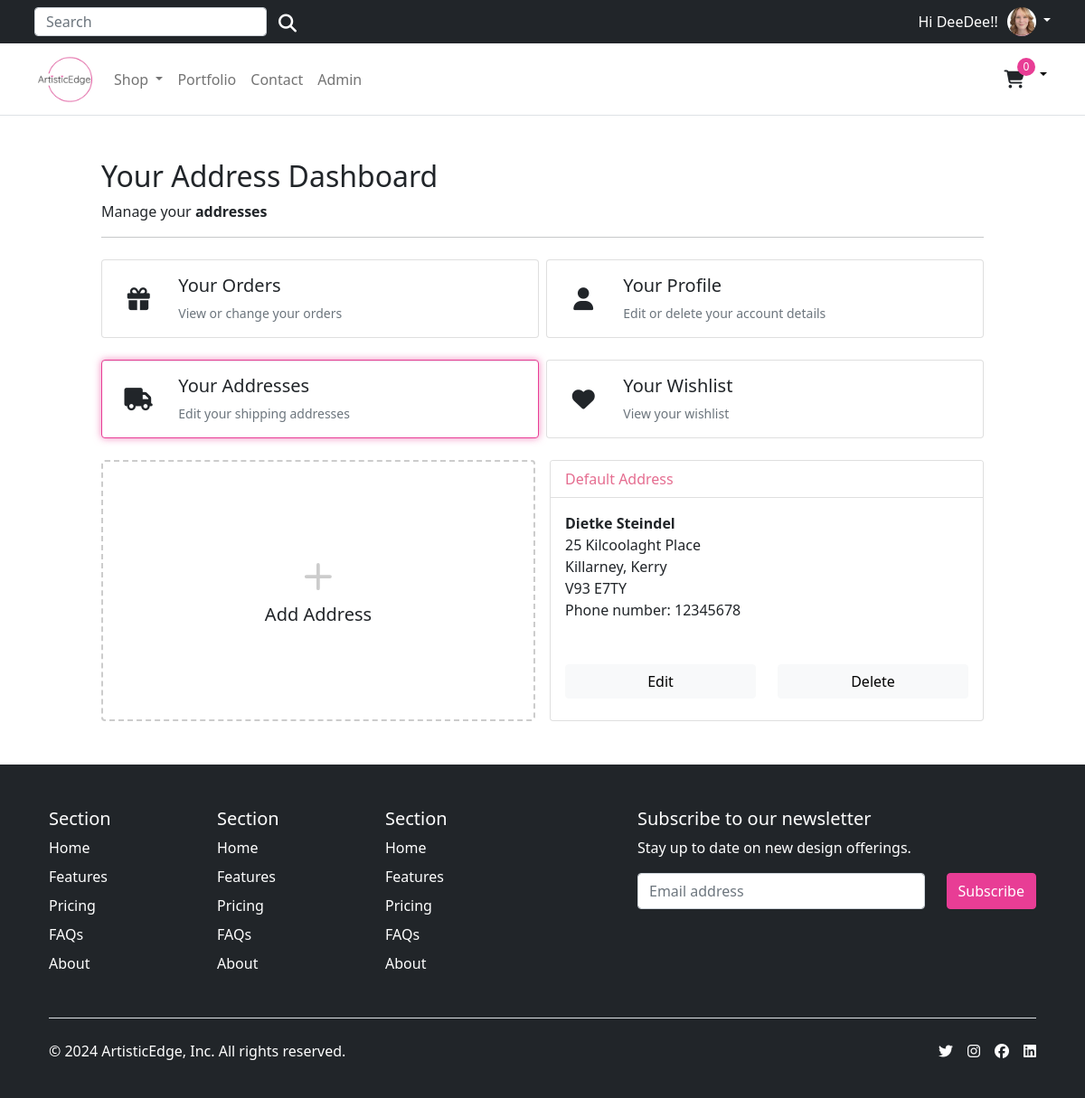
/account/addresses/ (signed in), run on the app's committed database.
### account/models.py (models this page shows, shortened)
class Customer(AbstractBaseUser, PermissionsMixin):
    email = models.EmailField(_('email address'), unique=True)
    name = models.CharField(max_length=150)
    mobile = models.CharField(max_length=20, blank=True)
    profile_image = models.ImageField(_('profile image'), upload_to='profile_images/', null=True, blank=True)
    is_active = models.BooleanField(default=False)
    is_staff = models.BooleanField(default=False)
    created = models.DateTimeField(auto_now_add=True)
    updated = models.DateTimeField(auto_now=True)
    objects = CustomAccountManager()
    USERNAME_FIELD = 'email'
    REQUIRED_FIELDS = ['name']
    class Meta:
        verbose_name = "Accounts"
        verbose_name_plural = "Accounts"

class Address(models.Model):
    id = models.UUIDField(primary_key=True, default=uuid.uuid4, editable=False)
    customer = models.ForeignKey(Customer, verbose_name=_("Customer"), on_delete=models.CASCADE)
    full_name = models.CharField(_("Full Name"), max_length=150)
    phone = models.CharField(_("Phone Number"), max_length=50)
    address_line = models.CharField(_("Address Line 1"), max_length=255)
    address_line2 = models.CharField(_("Address Line 2"), max_length=255)
    town_city = models.CharField(_("City, State"), max_length=150)
    country = models.CharField(_("Country"), max_length=200, null=True, blank=True, choices=[('', 'Select Country')] + list(CountryField().choices))
    postcode = models.CharField(_("Postcode"), max_length=50)
    created_at = models.DateTimeField(_("Created at"), auto_now_add=True)
    updated_at = models.DateTimeField(_("Updated at"), auto_now=True)
    default = models.BooleanField(_("Default"), default=False)
    class Meta:
        verbose_name = "Address"
        verbose_name_plural = "Addresses"

### account/views.py (the view)
# urls.py: path("addresses/", views.view_address, name="addresses"),
@login_required
def view_address(request):
    addresses = Address.objects.filter(customer=request.user)
    return render(request, "account/user/addresses.html", {"addresses": addresses})

### templates/account/user/addresses.html (shortened to what this page needs)
{% extends "../../base.html" %}
{% load static %}
{% block content %}
<div class="container" style="max-width: 1000px">
    <div class="col-12">
      <h1 class="h2">Your Address Dashboard</h1>
    </div>
    <div class="col-12 d-flex justify-content-between">
        <div>Manage your <b>addresses</b></div>
    </div>
    <hr />
    <div class="row row-cols-1 row-cols-sm-2 row-cols-md-2 g-2 pt-2">
      <div class="col">
        <a href="{% url "account:dashboard" %}" class="text-reset text-decoration-none" role="button" style="max-width: 540px;">
        <div id="ordersCard" class="card mb-3">
          <div class="row g-0">
            <div class="col-2 position-relative">
                <i class="fa-solid fa-gift position-absolute top-50 start-50 translate-middle" style="font-size: 25px;"></i>
            </div>
            <div class="col-10">
              <div class="card-body ps-0 ps-md-1">
                <h1 class="h5">Your Orders</h1>
                <p class="card-text small text-muted">View or change your orders</p>
              </div>
            </div>
          </div>
        </div>
        </a>
      </div>
      <div class="col">
        <a href="{% url "account:edit_details" %}" class="text-reset text-decoration-none" role="button" style="max-width: 540px;">
        <div id="profileCard" class="card mb-3">
          <div class="row g-0">
            <div class="col-2 position-relative">
                <i class="fa-solid fa-user position-absolute top-50 start-50 translate-middle" style="font-size: 25px;"></i>
            </div>
            <div class="col-10">
              <div class="card-body ps-0 ps-md-1">
                <h1 class="h5">Your Profile</h1>
                <p class="card-text small text-muted">Edit or delete your account details</p>
              </div>
            </div>
          </div>
        </div>
        </a>
      </div>
      <div class="col">
        <a href="{% url "account:addresses" %}" class="text-reset text-decoration-none" role="button" style="max-width: 540px;">
        <div id="addressesCard" class="card mb-3">
          <div class="row g-0">
            <div class="col-2 position-relative">
                <i class="fa-solid fa-truck position-absolute top-50 start-50 translate-middle" style="font-size: 25px;"></i>
            </div>
            <div class="col-10">
              <div class="card-body ps-0 ps-md-1">
                <h1 class="h5">Your Addresses</h1>
                <p class="card-text small text-muted">Edit your shipping addresses</p>
              </div>
            </div>
          </div>
        </div>
        </a>
    </div>
    <div class="col">
        <a href="{% url "account:wishlist" %}" class="text-reset text-decoration-none" role="button" style="max-width: 540px;">
        <div id="wishlistCard" class="card mb-3">
          <div class="row g-0">
            <div class="col-2 position-relative">
              <i class="fa-solid fa-heart position-absolute top-50 start-50 translate-middle" style="font-size: 25px;"></i>
            </div>
            <div class="col-10">
              <div class="card-body ps-0 ps-md-1">
                <h1 class="h5">Your Wishlist</h1>
                <p class="card-text small text-muted">View your wishlist</p>
              </div>
            </div>
          </div>
        </div>
        </a>
      </div>
</div>
<div class="container px-0 pt-2">
    <div class="row row-cols-1 row-cols-md-2 g-3">
        <div class="col">
        <a href="{% url "account:add_address" %}" class="text-reset text-decoration-none" role="button"
            style="max-width: 540px;">
            <div class="card mb-3 h-100 btn" style="border: dashed 2px #ccc;">
            <div class="row g-0 h-100">
                <div class="col-12" style="min-height:100px">
                <div class="card-body text-center position-absolute top-50 start-50 translate-middle">
                    <svg style="color:#ccc;" xmlns="http://www.w3.org/2000/svg" width="60" height="60" fill="currentColor"
                    class="bi bi-plus" viewBox="0 0 16 16">
                    <path
                        d="M8 4a.5.5 0 0 1 .5.5v3h3a.5.5 0 0 1 0 1h-3v3a.5.5 0 0 1-1 0v-3h-3a.5.5 0 0 1 0-1h3v-3A.5.5 0 0 1 8 4z" />
                    </svg>
                    <h1 class="h5">Add Address</h1>
                </div>
                </div>
            </div>
            </div>
        </a>
        </div>
        {% for address in addresses %}
        <div class="col">
        <div class="card">
            <div class="card-header bg-white text-pink">
            {% if address.default %}
              Default Address
            {% endif %}
            </div>
            <div class="card-body p-3">
              <p class="card-text m-0 fw-bold">{{address.full_name}}</p>
              <p class="card-text m-0">{{address.address_line}}</p>
              <p class="card-text m-0">{{address.town_city}}</p>
              <p class="card-text m-0">{{address.postcode}}</p>
              <p class="card-text m-0">Phone number: {{address.phone}}</p>
              <div class="pt-5 row">
                <div class="col-12 col-md-6 mb-2">
                  <a href="{% url 'account:edit_address' address.id %}" class="col-12 btn btn-light">Edit</a>
                </div>
                <div class="col-12 col-md-6 mb-2">
                  <a href="{% url 'account:delete_address' address.id %}" class="col-12 btn btn-light">Delete</a>
                </div>
              </div>
            </div>
        </div>
        </div>
        {% endfor %}
    </div>
</div>
{% endblock %}

### templates/base.html (shortened to what this page needs)
{% load static %}
<!DOCTYPE html>
<html lang="en">
<head>
  {% block corecss %}
    <link href="https://cdn.jsdelivr.net/npm/bootstrap@5.0.0-beta1/dist/css/bootstrap.min.css" rel="stylesheet">
    <link rel="stylesheet" href="https://code.jquery.com/ui/1.13.1/themes/base/jquery-ui.css">
    <link rel="stylesheet" href="{% static 'css/style.css' %}">
  {% endblock%}
</head>
<body>
    <div class="top-banner-container bg-dark">
      <div class="top-banner container bg-dark">
        <div class="d-flex align-items-left flex-grow-1">
          <form class="d-md-flex d-none search-form" method="GET" action="{% url 'store:all_products' %}">
            <input class="form-control top-search-bar" type="search" name="q" placeholder="Search" aria-label="Search">
            <button class="btn search-button" type="submit"><i class="fas fa-search text-white" aria-hidden="true"></i></button>
          </form>
        </div>
        {% if request.user.is_authenticated %}
          <span class="greeting-text">
            Hi {{ request.user.name }}!
          </span>
          <div class="dropdown text-end">
            <a href="#" class="d-block link-body-emphasis text-decoration-none dropdown-toggle" data-bs-toggle="dropdown" aria-expanded="false">
              {% if request.user.profile_image %}
                <img src="{{ request.user.profile_image.url }}" alt="{{ request.user.name }}" width="32" height="32" class="rounded-circle">
              {% else %}
                {% comment %} Default profile image if user has not uploaded one {% endcomment %}
                <img src="{% static 'images/default_profile.png' %}" alt="Default Profile Image" width="32" height="32" class="rounded-circle">
              {% endif %}
            </a>
          </div>
        {% else %}
          <a href="{% url 'account:login' %}">Sign in</a>&nbsp;<span class="text-muted"> or</span>&nbsp;<a href="{% url 'account:register' %}">Register</a>
        {% endif %}
      </div>
    </div>
    <header>
      <nav class="navbar navbar-expand-md navbar-light bg-white border-bottom">
        <div class="container">
          <div class="d-flex w-100 navbar-collapse">
            <a class="navbar-brand d-none d-md-block" href="/">
              <img src="{% static 'images/logo.png' %}" height="60">
            </a>
            <ul class="navbar-nav me-auto mb-2 mb-md-0">
              <li class="nav-item dropdown">
                <a class="nav-link dropdown-toggle d-none d-md-block fw500" href="#" id="navbarDropdown" role="button"
                  data-bs-toggle="dropdown" aria-expanded="false">
                  Shop
                </a>
              </li>
              <li class="nav-item">
                <a class="nav-link d-none d-md-block fw500" href="{% url 'store:portfolio' %}" aria-expanded="false">
                  Portfolio
                </a>
              </li>
              <li class="nav-item">
                <a class="nav-link d-none d-md-block fw500" href="{% url 'store:all_products' %}#contact-form-section" aria-expanded="false">
                  Contact
                </a>
              </li>
              {% if request.user.is_authenticated and request.user.is_staff %}
              <li class="nav-item">
                <a class="nav-link d-none d-md-block fw500" href="{% url 'admin:index' %}" target="_blank">Admin</a>
              </li>
              {% endif %}
            </ul>
            <div class="dropdown text-end d-flex align-center">
                <a type="button" role="button" href="{% url 'store_basket:basket_summary' %}" class="btn store-basket">
                  {% with total_qty=basket|length %}
                      <div id="basket-qty" class="d-inline-flex">
                          {% if total_qty > 0 %}
                              {{ total_qty }}
                          {% else %}
                              0
                          {% endif %}
                      </div>
                  {% endwith %}
                  <i class="fa-solid fa-cart-shopping" aria-hidden="true"></i>
                </a>
                <a href="#" class="d-block link-body-emphasis text-decoration-none dropdown-toggle basket-toggle" data-bs-toggle="dropdown" aria-expanded="false">
                </a>
                </div>
          </div>
        </div>
      </nav>
    </header>
  <main class="main">
    <div class="py-5">
      {% block content %}
      {% endblock %}
    </div>
  </main>
  <footer class="footer bg-dark">
    <div class="container px-4">
        <footer class="pt-5 bg-dark">
          <div class="row">
            <div class="col-6 col-md-2 mb-3">
              <h5>Section</h5>
              <ul class="nav flex-column">
                <li class="nav-item mb-2"><a href="#" class="nav-link p-0 text-body-secondary">Home</a></li>
                <li class="nav-item mb-2"><a href="#" class="nav-link p-0 text-body-secondary">Features</a></li>
                <li class="nav-item mb-2"><a href="#" class="nav-link p-0 text-body-secondary">Pricing</a></li>
                <li class="nav-item mb-2"><a href="#" class="nav-link p-0 text-body-secondary">FAQs</a></li>
                <li class="nav-item mb-2"><a href="#" class="nav-link p-0 text-body-secondary">About</a></li>
              </ul>
            </div>
            <div class="col-6 col-md-2 mb-3">
              <h5>Section</h5>
              <ul class="nav flex-column">
                <li class="nav-item mb-2"><a href="#" class="nav-link p-0 text-body-secondary">Home</a></li>
                <li class="nav-item mb-2"><a href="#" class="nav-link p-0 text-body-secondary">Features</a></li>
                <li class="nav-item mb-2"><a href="#" class="nav-link p-0 text-body-secondary">Pricing</a></li>
                <li class="nav-item mb-2"><a href="#" class="nav-link p-0 text-body-secondary">FAQs</a></li>
                <li class="nav-item mb-2"><a href="#" class="nav-link p-0 text-body-secondary">About</a></li>
              </ul>
            </div>
            <div class="col-6 col-md-2 mb-3">
              <h5>Section</h5>
              <ul class="nav flex-column">
                <li class="nav-item mb-2"><a href="#" class="nav-link p-0 text-body-secondary">Home</a></li>
                <li class="nav-item mb-2"><a href="#" class="nav-link p-0 text-body-secondary">Features</a></li>
                <li class="nav-item mb-2"><a href="#" class="nav-link p-0 text-body-secondary">Pricing</a></li>
                <li class="nav-item mb-2"><a href="#" class="nav-link p-0 text-body-secondary">FAQs</a></li>
                <li class="nav-item mb-2"><a href="#" class="nav-link p-0 text-body-secondary">About</a></li>
              </ul>
            </div>
            <div class="col-md-5 offset-md-1 mb-3">
              <form action="https://gmail.us18.list-manage.com/subscribe/post?u=3b79d343ff245a0fae0275448&amp;id=bf5cc9409a&amp;f_id=0070c6e0f0" method="post" id="mc-embedded-subscribe-form">
                <h5>Subscribe to our newsletter</h5>
                <p>Stay up to date on new design offerings.</p>
                <div class="d-flex flex-column flex-sm-row w-100 gap-2">
                  <input id="mce-EMAIL" type="email" name="EMAIL" style="height: 2.5rem;"class="form-control required email" placeholder="Email address" required="" value="">
                  <div class="optionalParent">
                    <div class="clear foot">
                      <input class="button btn btn-primary" type="submit"  name="subscribe" id="mc-embedded-subscribe" value="Subscribe" style="height: 2.5rem">
                    </div>
                  </div>
                </div>
              </form>
            </div>
          </div>
          <div class="d-flex flex-column flex-sm-row justify-content-between pt-4 my-4 border-top">
            <p>© 2024 ArtisticEdge, Inc. All rights reserved.</p>
            <ul class="list-unstyled d-flex">
              <li class="ms-3"><a class="link-body-emphasis" href="#"><i class="fa-brands fa-twitter"></i></a></li>
              <li class="ms-3"><a class="link-body-emphasis" href="#"><i class="fa-brands fa-instagram"></i></a></li>
              <li class="ms-3"><a class="link-body-emphasis" href="#"><i class="fa-brands fa-facebook"></i></a></li>
              <li class="ms-3"><a class="link-body-emphasis" href="#"><i class="fa-brands fa-linkedin"></i></a></li>
            </ul>
          </div>
        </footer>
      </div>
  </footer>
</body>
</html>

### data on the page
Customer: user.name "DeeDee!", user.profile_image (picture)
Address: default "Default Address", full_name "Dietke Steindel", address_line "25 Kilcoolaght Place", town_city "Killarney, Kerry", postcode "V93 E7TY", phone "12345678"
